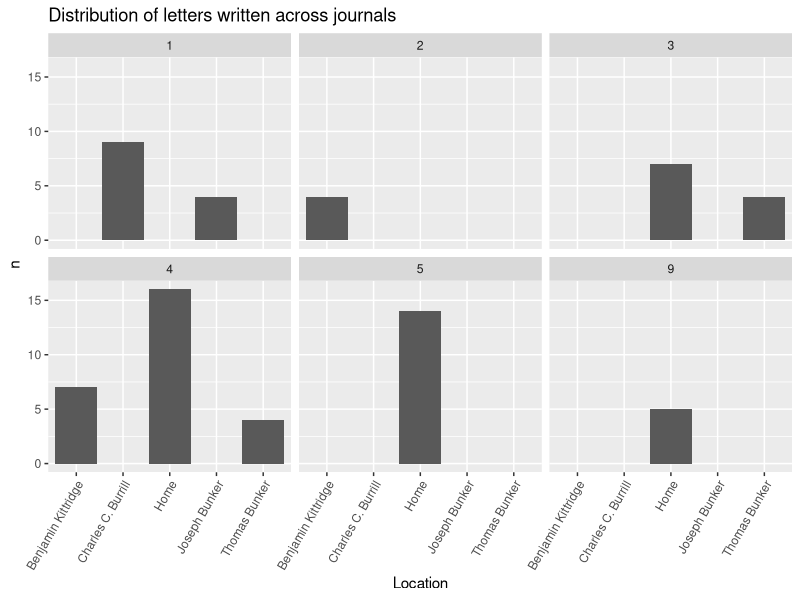
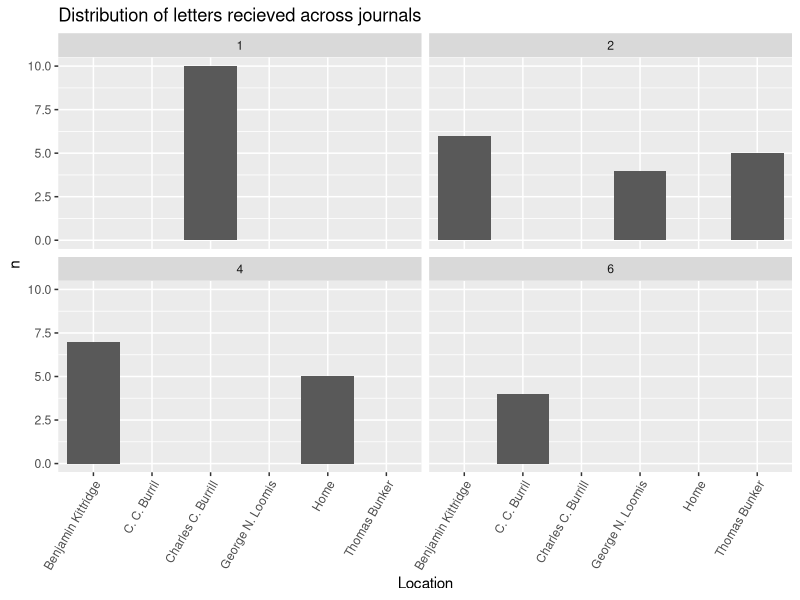

Reproduce these figures in R, in order.
## ---- chunk 1
install.packages(c("tidyverse", 
                   "tidytext",
                   "stopwords",
                   "widyr",
                   "tidygraph",
                   "tidylo",
                   "ggraph",
                   "wordcloud",
                   "dplyr"))
## ---- chunk 2
library(dplyr)
library(tidyverse)
library("magrittr") 
library(tidyverse)
library(tidytext)
## ---- chunk 3
library(readr)
journal_71_72 <- read_csv("Data_Sets/journal_1871_1872 - Sheet1 (1).csv")
journal_73 <- read_csv("Data_Sets/journal_1873 - Sheet1.csv")
journal_74 <- read_csv("Data_Sets/journal_1874 - Sheet1.csv")
journal_75 <- read_csv("Data_Sets/journal_1875 - Sheet1.csv")
journal_76 <- read_csv("Data_Sets/journal_1876 - Sheet1.csv")
journal_77 <- read_csv("Data_Sets/journal_1877 - Sheet1.csv")
journal_80 <- read_csv("Data_Sets/journal_1880 - Sheet1.csv")
journal_83 <- read_csv("Data_Sets/journal_1883 - Sheet1.csv")
journal_84 <- read_csv("Data_Sets/journal_1884 - Sheet1.csv")
journal_86 <- read_csv("Data_Sets/journal_1886 - Sheet1.csv")

## ---- chunk 4
journal_71_72$journal <- 1
journal_73$journal <- 2
journal_74$journal <- 3
journal_75$journal <- 4
journal_76$journal <- 5
journal_77$journal <- 6

journal_80$journal <- 9

journal_83$journal <- 12
journal_84$journal <- 13

journal_86$journal <- 15
## ---- chunk 5
journal_71_72 <- journal_71_72 %>%
  rename(transcription_accuracy = transcription) %>%
  mutate(image_path = as.character(image_path)) %>%
  mutate(image_description = as.character(image_description))

journal_75 <- journal_75 %>%
  mutate(quantity = as.character(quantity)) %>%
  mutate(latitude = as.logical(latitude)) %>%
  mutate(latitude_origin = as.logical(latitude_origin)) %>%
  mutate(longitude = as.logical(longitude)) %>%
  mutate(longitude_origin = as.logical(longitude_origin))

journal_76 <- journal_76 %>%
  mutate(quantity = as.character(quantity)) %>%
  mutate(latitude = as.logical(latitude)) %>%
  mutate(latitude_origin = as.logical(latitude_origin)) %>%
  mutate(longitude = as.logical(longitude)) %>%
  mutate(longitude_origin = as.logical(longitude_origin)) %>%
  mutate(image_path = as.character(image_path)) %>%
  mutate(image_description = as.character(image_description)) %>%
  mutate(noteworthy = as.logical(noteworthy))

journal_77 <- journal_77 %>%
  mutate(quantity = as.character(quantity)) %>%
  mutate(image_path = as.character(image_path)) %>%
  mutate(image_description = as.character(image_description)) %>%
  mutate(noteworthy = as.logical(noteworthy)) %>%
  mutate(temperature_am = as.logical(temperature_am))

journal_80 <- journal_80 %>%
  mutate(image_path = as.character(image_path)) %>%
  mutate(image_description = as.character(image_description)) %>%
  mutate(noteworthy = as.logical(noteworthy)) %>%
  mutate(temperature_am = as.logical(temperature_am)) %>%
  mutate(temperature_pm = as.logical(temperature_pm)) %>%
  mutate(temperature_night = as.logical(temperature_night))
  
journal_86 <- journal_86 %>%
  mutate(image_path = as.character(image_path)) %>%
  mutate(image_description = as.character(image_description)) %>%
  mutate(noteworthy = as.logical(noteworthy)) %>%
  mutate(temperature_am = as.logical(temperature_am)) %>%
  mutate(temperature_pm = as.logical(temperature_pm)) %>%
  mutate(temperature_night = as.logical(temperature_night)) %>%
  mutate(latitude = as.logical(latitude)) %>%
  mutate(recorder = as.character(recorder)) %>%
  mutate(notes = as.character(notes)) %>%
  select(- ...37)

journal_83 <- journal_83 %>%
  mutate(image_path = as.character(image_path)) %>%
  mutate(image_description = as.character(image_description)) %>%
  mutate(noteworthy = as.logical(noteworthy)) %>%
  mutate(temperature_am = as.logical(temperature_am)) %>%
  mutate(latitude = as.logical(latitude)) %>%
  mutate(latitude_origin = as.logical(latitude_origin)) %>%
  mutate(longitude_origin = as.logical(longitude_origin)) %>%
  mutate(letter_from = as.character(letter_from))
  
journal_84 <- journal_84 %>%
  mutate(image_path = as.character(image_path)) %>%
  mutate(image_description = as.character(image_description)) %>%
  mutate(noteworthy = as.logical(noteworthy)) %>%
  mutate(temperature_am = as.logical(temperature_am)) %>%
  mutate(latitude = as.logical(latitude)) %>%
  mutate(latitude_origin = as.logical(latitude_origin)) %>%
  mutate(letter_to = as.character(letter_to))%>%
  mutate(notes = as.character(notes))
## ---- chunk 6
journals <- dplyr::bind_rows(journal_71_72, journal_73, journal_74, journal_75, journal_76, journal_77, journal_80, journal_86)
## ---- chunk 7
letters <- journals %>%
  filter(letter != "no letter")
## ---- chunk 8
read_letters <- letters %>%
  filter(letter_from != "NA")
  
## ---- chunk 9
write_letters <- letters %>%
  filter(letter_to != "NA")
## ---- chunk 10
read_letters <- read_letters %>%
  separate(letter_from, c("person_1", "person_2", "person_3", "person_4"), sep = ",")
## ---- chunk 11
per_1 <- read_letters %>%
  select(person_1, journal, journal_entry) %>%
  rename(from = person_1)
per_2 <- read_letters %>%
  select(person_2, journal, journal_entry) %>%
  rename(from = person_2)
per_3 <- read_letters %>%
  select(person_3, journal, journal_entry) %>%
  rename(from = person_3)
per_4 <- read_letters %>%
  select(person_4, journal, journal_entry) %>%
  rename(from = person_4)

read_letters <- dplyr::bind_rows(per_1, per_2, per_3, per_4)
## ---- chunk 12
read_letters <- read_letters %>%
  mutate(from = str_to_title(from)) %>%
  mutate(from = trimws(from, "both")) %>%
  filter(from != "NA")
## ---- chunk 13
(read_count <- read_letters %>%
   filter(from!= "NA") %>%
    count(from, sort = TRUE))
## ---- chunk 14
write_letters <- write_letters %>%
  separate(letter_to, c("person_1", "person_2", "person_3", "person_4"), sep = ",")
## ---- chunk 15
per_1 <- write_letters %>%
  select(person_1, journal, journal_entry) %>%
  rename(to = person_1)
per_2 <- write_letters %>%
  select(person_2, journal, journal_entry) %>%
  rename(to = person_2)
per_3 <- write_letters %>%
  select(person_3, journal, journal_entry) %>%
  rename(to = person_3)
per_4 <- write_letters %>%
  select(person_4, journal, journal_entry) %>%
  rename(to = person_4)

write_letters <- dplyr::bind_rows(per_1, per_2, per_3, per_4)
## ---- chunk 16
write_letters <- write_letters %>%
  mutate(to = str_to_title(to)) %>%
  mutate(to = trimws(to, "both")) %>%
  filter(to != "NA")
## ---- chunk 17
(write_count <- write_letters %>%
   filter(to != "NA") %>%
    count(to, sort = TRUE))

## ---- chunk 18
ben_kitt <-letters %>%
  filter(grepl('Benjamin Kittridge|benjamin kittridge', letter_from))
ben_kitt_2 <-letters %>%
  filter(grepl('Benjamin Kittridge|benjamin kittridge', letter_to))

ben_kitt <- dplyr::bind_rows(ben_kitt, ben_kitt_2)
## ---- chunk 19
(BK_words <- ben_kitt %>%
    unnest_tokens(word, journal_entry) %>%
    count(journal, word, sort = TRUE) %>%
    filter(!word %in% stop_words$word))
## ---- chunk 20
bk_mention <-journals %>%
  filter(grepl('Benj. Kittridge|Benjamin Kittredge|Kittredge', journal_entry)) %>%
  filter(letter == "no letter")
## ---- chunk 21
(bk_word_xletter <- bk_mention %>%
  filter(letter == "no letter") %>%
    unnest_tokens(word, journal_entry) %>%
    count(journal, word, sort = TRUE) %>%
    filter(!word %in% stop_words$word))
## ---- chunk 22
CC_Burr <-letters %>%
  filter(grepl('Charles C. Burrill|C. C. Burrill', letter_from))
CC_Burr_2 <-letters %>%
  filter(grepl('Charles C. Burrill|C. C. Burrill', letter_to))

CC_Burr <- dplyr::bind_rows(CC_Burr, CC_Burr_2)
## ---- chunk 23
(CC_words <- CC_Burr %>%
    unnest_tokens(word, journal_entry) %>%
    count(journal, word, sort = TRUE) %>%
    filter(!word %in% stop_words$word))
## ---- chunk 24
CB_mention <-journals %>%
  filter(grepl('CC Burrill|C.C. Burrill|C. C. Burrill|C C Burrill| Charles C. Burrill| Charles C Burrill|Chas. C. Burrill', journal_entry)) %>%
  filter(letter == "no letter")
## ---- chunk 25
(cb_word_xletter <- CB_mention %>%
  filter(letter == "no letter") %>%
    unnest_tokens(word, journal_entry) %>%
    count(journal, word, sort = TRUE) %>%
    filter(!word %in% stop_words$word))
## ---- chunk 26
Tom_Bunk <-letters %>%
  filter(grepl('Thomas Bunker', letter_from))
Tom_Bunk_2 <-letters %>%
  filter(grepl('Thomas Bunker', letter_to))

Tom_Bunk <- dplyr::bind_rows(Tom_Bunk, Tom_Bunk_2)
## ---- chunk 27
(TB_words <- Tom_Bunk %>%
    unnest_tokens(word, journal_entry) %>%
    count(journal, word, sort = TRUE) %>%
    filter(!word %in% stop_words$word))
## ---- chunk 28
count_1 <- write_letters %>%
    filter(journal == 1) %>%
           count(to) 
count_2 <- write_letters %>%
    filter(journal == 2) %>%
           count(to) 
count_3 <- write_letters %>%
    filter(journal == 3) %>%
           count(to)
count_4 <- write_letters %>%
    filter(journal == 4) %>%
           count(to)
count_5 <- write_letters %>%
    filter(journal == 5) %>%
           count(to)
count_6 <- write_letters %>%
    filter(journal == 6) %>%
           count(to) 
count_9 <- write_letters %>%
    filter(journal == 9) %>%
           count(to)
count_12 <- write_letters %>%
    filter(journal == 12) %>%
           count(to)
count_13 <- write_letters %>%
    filter(journal == 13) %>%
           count(to)
count_15 <- write_letters %>%
    filter(journal == 15) %>%
           count(to) 

## ---- chunk 29
count_1$journal <- 1
count_2$journal <- 2
count_3$journal <- 3
count_4$journal <- 4
count_5$journal <- 5
count_6$journal <- 6
count_9$journal <- 9
count_12$journal <- 12
count_13$journal <- 13
count_15$journal <- 15
## ---- chunk 30

to_count <- dplyr::bind_rows(count_1, count_2, count_3, count_4, count_5, count_6, count_9, count_12,count_13, count_15)
## ---- chunk 31
to_count %>%
  group_by(journal) %>%
   filter(n > 3) %>%
  ggplot(aes(x=to, y=n)) + 
   geom_bar(stat = "identity")+
   facet_wrap(vars(journal))+
    theme(axis.text.x = element_text(angle = 60, hjust = 1))+
   labs(y = "n", x = "Location", title = "Distribution of letters written across journals")
## ---- chunk 32
count_1 <- read_letters %>%
    filter(journal == 1) %>%
           count(from) 
count_2 <- read_letters %>%
    filter(journal == 2) %>%
           count(from) 
count_3 <- read_letters %>%
    filter(journal == 3) %>%
           count(from)
count_4 <- read_letters %>%
    filter(journal == 4) %>%
           count(from)
count_5 <- read_letters %>%
    filter(journal == 5) %>%
           count(from)
count_6 <- read_letters %>%
    filter(journal == 6) %>%
           count(from) 
count_9 <- read_letters %>%
    filter(journal == 9) %>%
           count(from)
count_12 <- read_letters %>%
    filter(journal == 12) %>%
           count(from)
count_13 <- read_letters %>%
    filter(journal == 13) %>%
           count(from)
count_15 <- read_letters %>%
    filter(journal == 15) %>%
           count(from) 

## ---- chunk 33
count_1$journal <- 1
count_2$journal <- 2
count_3$journal <- 3
count_4$journal <- 4
count_5$journal <- 5
count_6$journal <- 6
count_9$journal <- 9
count_12$journal <- 12
count_13$journal <- 13
count_15$journal <- 15
## ---- chunk 34

from_count <- dplyr::bind_rows(count_1, count_2, count_3, count_4, count_5, count_6, count_9, count_12,count_13, count_15)
## ---- chunk 35
from_count %>%
  group_by(journal) %>%
   filter(n > 3) %>%
  ggplot(aes(x=from, y=n)) + 
   geom_bar(stat = "identity")+
   facet_wrap(vars(journal))+
    theme(axis.text.x = element_text(angle = 60, hjust = 1))+
   labs(y = "n", x = "Location", title = "Distribution of letters recieved across journals")
